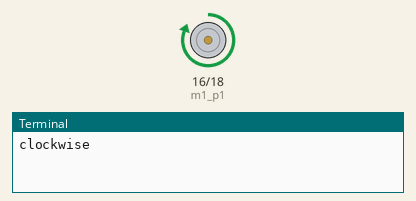
Recording of a program running on a simulated Raspberry Pi (header pin numbers). On the bench: motor-driver pin pairs drawn as motors (green arrow = first pin HIGH = forward, orange = second pin HIGH = backward, longer = more drive, scaled by the enable pin), the last lines printed to the terminal. At 6.0 s the program stops and its outputs stay as they are.

Above: at 0.1 s.
At 3.1 s:
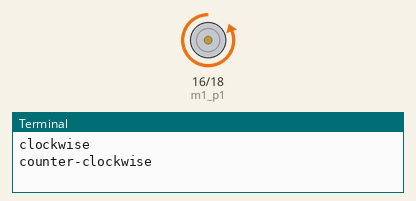
At 6.1 s:
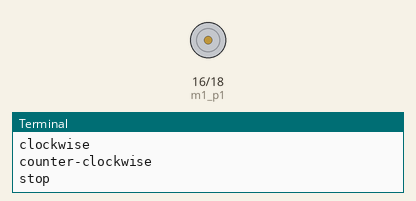
Timing chart, 0 to 7.5 s (numbered marks = the images above):
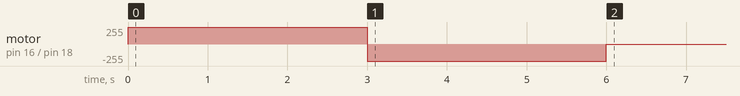

Measured:
- by itself, motor on pin 16 (m1_p1) / pin 18 (m1_p2): stopped → forward 255/255 at 0.00 s, → backward 255/255 3.0 s later, → stopped 3.0 s later

The program:

motor.py
```python
import RPi.GPIO as GPIO
import time
GPIO.setmode(GPIO.BOARD)
m1_p1 = 16
m1_p2 = 18
m1_en = 22
GPIO.setup(m1_p1,GPIO.OUT)
GPIO.setup(m1_p2,GPIO.OUT)
GPIO.setup(m1_en,GPIO.OUT)
print("clockwise")
GPIO.output(m1_p1,GPIO.HIGH)
GPIO.output(m1_p2,GPIO.LOW)
GPIO.output(m1_en,GPIO.HIGH)
time.sleep(3)
print("counter-clockwise")
GPIO.output(m1_p1,GPIO.LOW)
GPIO.output(m1_p2,GPIO.HIGH)
GPIO.output(m1_en,GPIO.HIGH)
time.sleep(3)
print("stop")
GPIO.output(m1_en,GPIO.LOW)

GPIO.cleanup()
```
